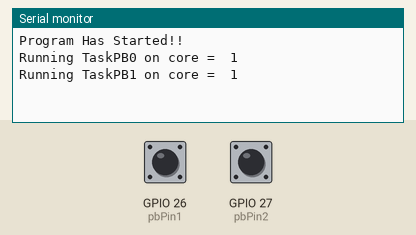
Recording of a sketch running on a simulated ESP32. On the bench: the last lines printed to the serial monitor. The test bench sets the inputs (shaded band); at power-on: GPIO 26 (pbPin1) HIGH, GPIO 27 (pbPin2) HIGH.

Above: at 5.0 s.
5.1 s: GPIO 26 (pbPin1) pulled LOW for 0.15 s
At 5.6 s:
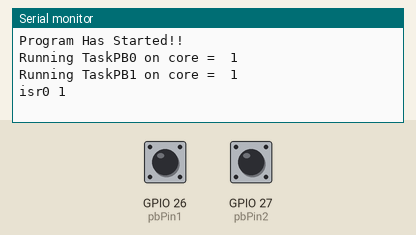
6.7 s: GPIO 27 (pbPin2) pulled LOW for 0.15 s
At 8.0 s:
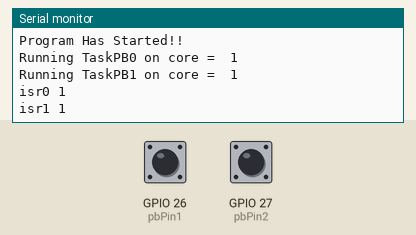

The sketch:

testingMulticoreHandleInterrupts.ino
```cpp
/*----------------------------------------------------------------------------------------------------------------
  This code was a test to ensure that I can attach Interrupts to different cores on esp32 but after test It didn't
  Work as I planned, so it will be modified later...                  (NOT WORKING)
  ----------------------------------------------------------------------------------------------------------------*/

#define pbPin1 26
#define pbPin2 27

void IRAM_ATTR isr0()
{
Serial.print("isr0 ");
Serial.println(xPortGetCoreID());
}


void IRAM_ATTR isr1()
{
Serial.print("isr1 ");
Serial.println(xPortGetCoreID());
}


void Task1( void *pvParameters)
{
attachInterrupt(pbPin1, isr0, FALLING);
Serial.print("Running TaskPB0 on core =  ");
Serial.println(xPortGetCoreID());
for(;;)
{
vTaskDelay(500/portTICK_PERIOD_MS);
}
}

void Task2( void *pvParameters)
{
attachInterrupt(pbPin2, isr1, FALLING);
Serial.print("Running TaskPB1 on core =  ");
Serial.println(xPortGetCoreID());
for(;;)
{
vTaskDelay(500/portTICK_PERIOD_MS);
}
}


void setup() {
  // put your setup code here, to run once:
pinMode(pbPin1, INPUT_PULLUP);
pinMode(pbPin2, INPUT_PULLUP);

Serial.begin(115200);
while(!Serial){}

Serial.println("Program Has Started!!");

xTaskCreatePinnedToCore(Task1,"PushButton1", 4096 , NULL, 1, NULL, 0);
xTaskCreatePinnedToCore(Task2,"PushButton2", 4096 , NULL, 1, NULL, 1);

vTaskDelete(NULL);    //To delete setup and loop function to work only on the given two tasks (Task1, Task2)
}

void loop() {
  // put your main code here, to run repeatedly:
Serial.println("LOOP FUNCTION");
vTaskDelay(1000/portTICK_PERIOD_MS); //the code shouldn't excute this but to ensure not to flood the serial monitor incase of anything wrong
}
```

Measured:
- after the input at 5.1 s, the serial monitor: prints a new line at once (image 1)
- after the input at 6.7 s, the serial monitor: prints a new line at once (image 2)
